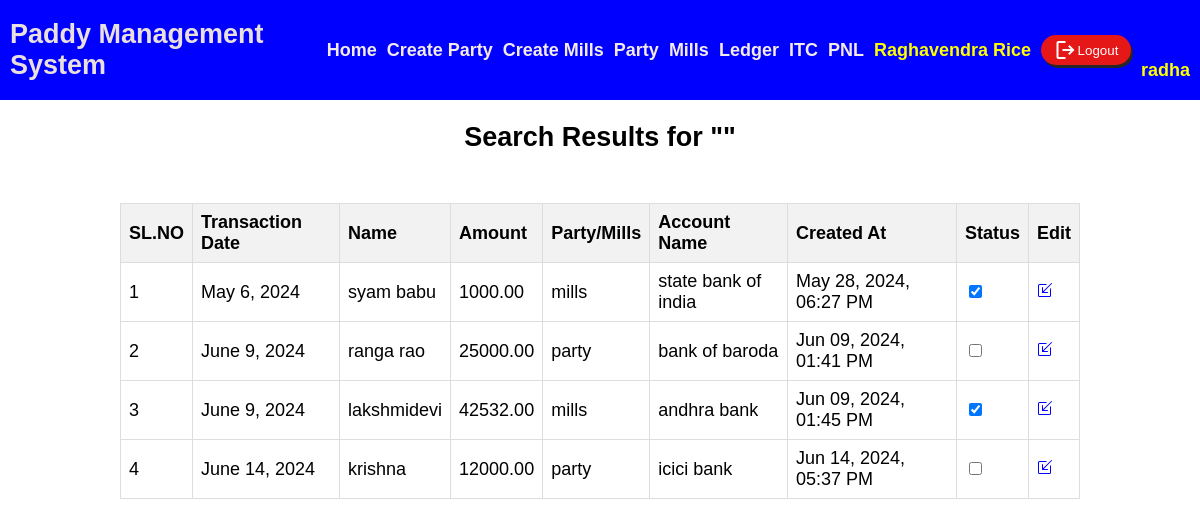
The page /search_ledger/ (signed in) on the database its author committed.
### paddymastersystem/models.py (models this page shows, shortened)
class LedgerEntry(models.Model):
    transaction_date= models.DateField()
    name= models.CharField(max_length=100)
    amount= models.DecimalField(max_digits=10, decimal_places=2)
    party_or_mill= models.CharField(max_length=50)
    ac_name= models.CharField(max_length=100)
    created_at= models.DateTimeField(auto_now_add=True)
    payment_status= models.BooleanField(default=False)

### paddymastersystem/views.py (the view)
# urls.py: path('search_ledger/', views.search_records_ledger, name='search_records_ledger'),
@login_required(login_url='login')
def search_records_ledger(request):
    query = request.GET.get('search_query', '')
    ledger_entries = LedgerEntry.objects.filter(
        Q(name__icontains=query) |
        Q(ac_name__icontains=query)
    )
    context = {
        'query': query,
        'ledger_entries': ledger_entries,
    }
    return render(request, 'view_ledger/search_results_ledger.html', context)

### templates/view_ledger/search_results_ledger.html (shortened to what this page needs)
{% extends "common.html" %}
{% block content %}
<center>
    <h2>Search Results for "{{ query }}"</h2>
    <div class="viewledger1">
        <table>
            <thead>
                <tr>
                    <th>SL.NO</th>
                    <th>Transaction Date</th>
                    <th>Name</th>
                    <th>Amount</th>
                    <th>Party/Mills</th>
                    <th>Account Name</th>
                    <th>Created At</th>
                    <th>Status</th>
                    <th>Edit</th>
                </tr>
            </thead>
            <tbody>
                {% for entry in ledger_entries %}
                <tr>
                    <td>{{ forloop.counter }}</td>
                    <td>{{ entry.transaction_date }}</td>
                    <td>{{ entry.name }}</td>
                    <td>{{ entry.amount }}</td>
                    <td>{{ entry.party_or_mill }}</td>
                    <td>{{ entry.ac_name }}</td>
                    <td>{{ entry.created_at|date:"M d, Y, h:i A" }}</td>
                    <td><input type="checkbox" {% if entry.payment_status %}checked{% endif %}></td>
                    <td><a href="{% url 'edit_ledger_entry' entry.id %}" style="color: blue;"></a></td>
                </tr>
                {% endfor %}
            </tbody>
        </table>
    </div>
</center>
{% endblock %}

### templates/common.html (shortened to what this page needs)
<!DOCTYPE html>
<html lang="en">
<head>
</head>
<body>
    <header>
        <h3 class="logo">Paddy Management System</h3>
        {% if user.is_authenticated %}
        <div class="nav-links">
            <h3><a href="{% url 'homepage' %}">Home</a></h3>
            <h3><a href="{% url 'add_party_record' %}">Create Party</a></h3>
            <h3><a href="{% url 'add_mill_record' %}">Create Mills</a></h3>
            <h3><a href="{% url 'party' %}">Party</a></h3>
            <h3><a href="{% url 'mills' %}">Mills</a></h3>
            <h3><a href="{% url 'ledger' %}">Ledger</a></h3>
            <h3><a href="{% url 'interest_entry' %}">ITC</a></h3>
            <h3><a href="{% url 'view_records' %}">PNL</a></h3>
            <h3 style="color:yellow">Raghavendra Rice</h3>
            <form method="post" action="{% url 'logout' %}">
                <button type="submit" id="buttn"><span class="material-symbols-outlined">logout</span> Logout</button>
            </form>
            <h3 style="color:yellow;display: flex; margin-top: 40px;">{{ request.user.username }}</h3>
        </div>
        {% endif %}
    </header>
    {% block content %}{% endblock %}
</body>
</html>

### templates/common.html (style rules this page uses)
body { margin: 0; height: 100vh; font-family: Arial, sans-serif; }
header { display: grid; grid-template-columns: 1fr auto; align-items: center; background-color: blue; width: 100%; height: 100px; color: rgb(234, 223, 223); padding: 0 10px; }
.logo { justify-self: start; font-size: 1.5em; }
.nav-links { display: flex; gap: 10px; align-items: center; flex-wrap: wrap; }
a { text-decoration: none; color: rgb(244, 234, 234); }
h3 { margin: 0; font-size: 1em; }
#buttn { display: flex; align-items: center; justify-content: center; background-color: rgb(230, 23, 23); width: 90px; height: 30px; box-shadow: 2px 3px rgb(37, 38, 37); border-radius: 20px; color: white; cursor: pointer; border: none; }
@media only screen and (min-width: 768px) { body { font-size: 18px; } }
@media only screen and (min-width: 768px) { .nav-links { padding: 0 20px; } }
.nav-links { display: flex; flex-wrap: wrap; }
.nav-links { flex: 1 1 auto; }

### templates/view_ledger/search_results_ledger.html (style rules this page uses)
table { margin: auto; border-collapse: collapse; margin-top: 50px; width: 80%; }
th, td { border: 1px solid #ddd; padding: 8px; text-align: left; }
th { background-color: #f2f2f2; }

### rows shown on the page
LedgerEntry: transaction_date "May 6, 2024", name "syam babu", amount "1000.00", party_or_mill "mills", ac_name "state bank of india", created_at "May 28, 2024, 06:27 PM", payment_status "☑"
LedgerEntry: transaction_date "June 9, 2024", name "ranga rao", amount "25000.00", party_or_mill "party", ac_name "bank of baroda", created_at "Jun 09, 2024, 01:41 PM"
LedgerEntry: transaction_date "June 9, 2024", name "lakshmidevi", amount "42532.00", party_or_mill "mills", ac_name "andhra bank", created_at "Jun 09, 2024, 01:45 PM", payment_status "☑"
LedgerEntry: transaction_date "June 14, 2024", name "krishna", amount "12000.00", party_or_mill "party", ac_name "icici bank", created_at "Jun 14, 2024, 05:37 PM"

### other values the page prints
{{ request.user.username }} "radha"
